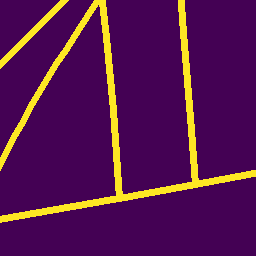
#> input picture Train_and_Test_Notebooks/tests/1.png, 256 x 256 px, found by its file name
$ python crop.py
#> lines starting #> are read from the running program, lines starting #| are printed output that depends on the picture
import cv2
import numpy as np

image_path = "/home/bisag/Desktop/png/road/"

x="1.png"


def crop_image(x, save_path):
#> called with x = '1.png', save_path = '/home/bisag/Desktop/cropped/road/'
	image = cv2.imread(x) #data_path
#> image is the input picture: shape (256, 256, 3); mean B, G, R 79.4, 22.8, 85.6
	image = image[110:110+1280, 110:110+1280]
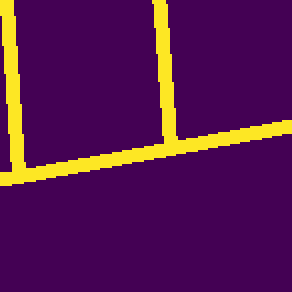
#> image: shape (146, 146, 3) (shown 2 times larger); mean B, G, R 79.2, 23.8, 86.3

	print(np.shape(image))
#| (146, 146, 3)

	count = 0
	for i in range(0, 1280, 256):
			for j in range(0, 1280, 256):
				count+=1
				print(str(i) + " " + str(j))
				print(count)
				cv2.imwrite(save_path + x[0:len(x) - 4] + "_"+ str(count) +".png", image[i:i+256,j:j+256])
				print(save_path + x[0:len(x) - 4] + "_"+ str(count) +".png")
#> after the loop, count = 25

crop_image(x, "/home/bisag/Desktop/cropped/road/")
